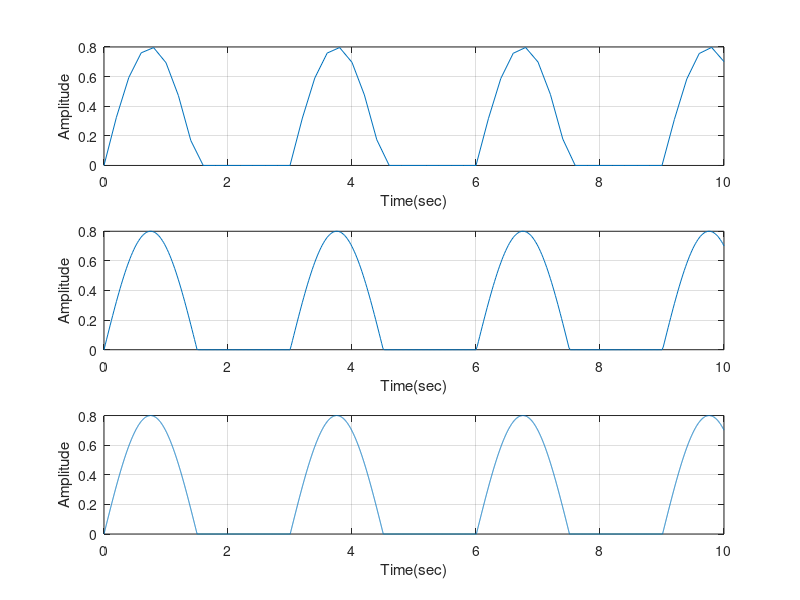

The MATLAB script that drew this image:
t1 = 0:0.2:10;
s1 = 0.8*sin(2*pi*0.333*t1);
for i = 1:1:length(s1);
   if s1(i)<0;
     s1(i)=0;
    end
end
subplot(3,1,1)
plot(t1,s1),grid
xlabel('Time(sec)')
ylabel('Amplitude')
 
t2 = 0:0.02:10;
s2 = 0.8*sin(2*pi*0.333*t2);
for i = 1:1:length(s2);
   if s2(i)<0;
     s2(i)=0;
    end
end
subplot(3,1,2)
plot(t2,s2),grid
xlabel('Time(sec)')
ylabel('Amplitude')
 
t3 = 0:0.001:10;
s3 = 0.8*sin(2*pi*0.333*t3);
for i = 1:1:length(s3);
   if s3(i)<0;
     s3(i)=0;
    end
end
subplot(3,1,3)
plot(t3,s3),grid
xlabel('Time(sec)')
ylabel('Amplitude')